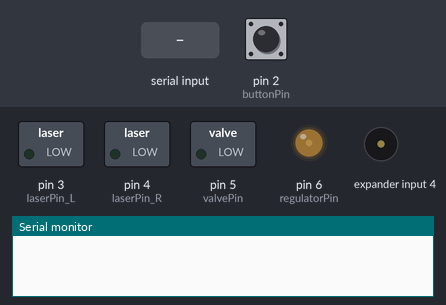
This sketch was run on a simulated Arduino Uno, built with avr-gcc and run on an emulated ATmega328P. Parts: switched loads named in the sketch (green lamp = pin HIGH), output pins drawn as LEDs (lit = HIGH), buzzer (waves = sounding), the last lines printed to the serial monitor. Dashed ring = blinking. The test bench sets the inputs (shaded band); at power-on: pin 2 (buttonPin) LOW.

Above: at 1.2 s.
1.3 s: "t" received over Serial
At 2.5 s:
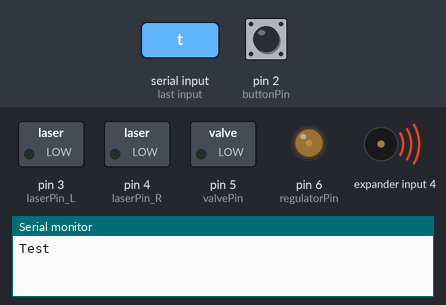
2.8 s: pin 2 (buttonPin) pulled HIGH for 1 s
At 4.6 s:
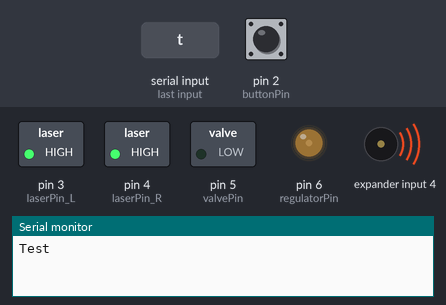
5.5 s: "y90\n" received over Serial
At 5.8 s:
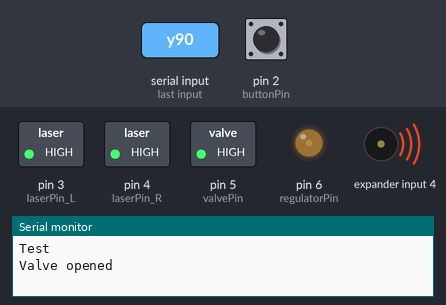
7.0 s: "x90\n" received over Serial
At 8.1 s:
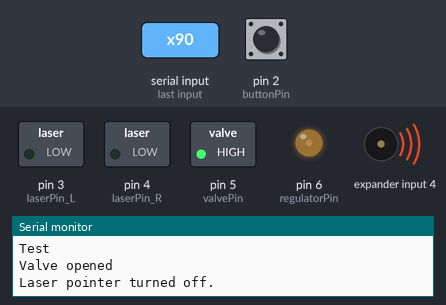
8.5 s: pin 2 (buttonPin) pulled HIGH for 0.15 s
At 9.6 s:
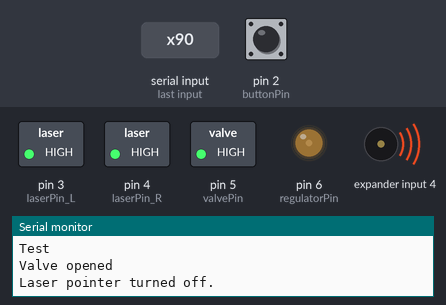
10.4 s: pin 2 (buttonPin) pulled HIGH for 3.2 s
At 11.4 s:
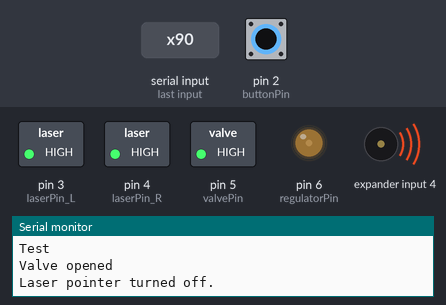
Timing chart, 0 to 15.1 s (numbered marks = the images above; inputs shaded):
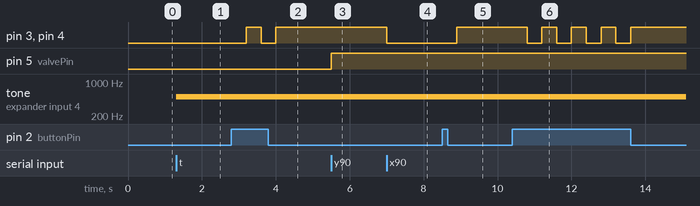

The sketch:

laser_and_nozzle.ino
```cpp
const int buttonPin = 2;
const int laserPin_L = 3;
const int laserPin_R = 4;
const int valvePin = 5;
const int regulatorPin = 6;
const int PWM_Freq = 1000;
const int PWM_Step = 12;
bool buttonState = false;
int isPushed = 0;

void setup() {
  Serial.begin(9600);
  pinMode(buttonPin, INPUT);
  pinMode(laserPin_L, OUTPUT);
  pinMode(laserPin_R, OUTPUT);
  pinMode(valvePin, OUTPUT);
  pinMode(regulatorPin, OUTPUT);
  analogWrite(regulatorPin, 300);
  digitalWrite(valvePin, 0);
}

void loop() {
  isPushed = digitalRead(buttonPin);
  if (Serial.available() > 0) {
    char cmd = Serial.read();
    if (cmd == 'z') {
      buttonState = true;
      Serial.println("Laser pointer turned on.");
    } else if (cmd == 'x') {
      buttonState = false;
      Serial.println("Laser pointer turned off.");
    } else if (cmd == 'y') {
      digitalWrite(valvePin, 1);
      Serial.println("Valve opened");
    } else if (cmd == 'n') {
      digitalWrite(valvePin, 0);
      Serial.println("Valve closed");
    } else if (cmd == 'f') {
      Serial.println("Fire");
      digitalWrite(valvePin, 1);
      delay(1000);
      digitalWrite(valvePin, 0);
    } else if (cmd == 'p') {
      configPressure();
    } else if (cmd == 't') {
      Serial.println("Test");
      tone(100, 500);
    }
  }
  if (isPushed) {
    buttonState = !buttonState;
    delay(400);
  }
  if (buttonState == true) {
    digitalWrite(laserPin_L, 1);
    digitalWrite(laserPin_R, 1);
  }
  if (buttonState == false) {
    digitalWrite(laserPin_L, 0);
    digitalWrite(laserPin_R, 0);
  }
}

void configPressure() {
  int pressure = parseData();
  analogWrite(regulatorPin, pressure);
}

int parseData() {
  String num = "";
  char c;
   for (int i = 0; i < 4; i++){
      while (true) {
        if (Serial.available()) {
          c = Serial.read();
          break;
        }
      }
      num += c;
   }
   return num.toInt();
}
```

Measured:
- after the input at 1.3 s, tone on expander input 4: silent → 500 Hz at once
- after the input at 2.8 s, pin 3 (laserPin_L), pin 4 (laserPin_R): LOW → HIGH after 0.40 s, → LOW 0.40 s later, → HIGH 0.40 s later
- after the input at 5.5 s, pin 5 (valvePin): LOW → HIGH at once
- after the input at 7.0 s, pin 3 (laserPin_L), pin 4 (laserPin_R): HIGH → LOW at once
- after the input at 8.5 s, pin 3 (laserPin_L), pin 4 (laserPin_R): LOW → HIGH after 0.40 s
- after the input at 10.4 s, pin 3 (laserPin_L), pin 4 (laserPin_R): alternates HIGH for 0.40 s and LOW for 0.40 s, 8 changes in all, then stays HIGH, starting after 0.40 s
